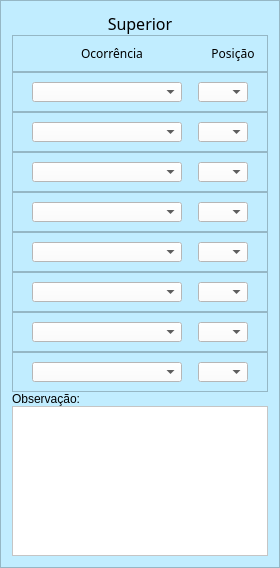
                           <widget class="QFrame" name="frame_42">
                            <property name="styleSheet">
                             <string notr="true">QFrame{
background-color: rgb(193, 237, 255);
}

QComboBox{
background-color: rgb(255, 255, 255);
}

</string>
                            </property>
                            <property name="frameShape">
                             <enum>QFrame::StyledPanel</enum>
                            </property>
                            <property name="frameShadow">
                             <enum>QFrame::Raised</enum>
                            </property>
                            <layout class="QVBoxLayout" name="verticalLayout_13">
                             <property name="spacing">
                              <number>0</number>
                             </property>
                             <item>
                              <widget class="QLabel" name="label_34">
                               <property name="maximumSize">
                                <size>
                                 <width>16777215</width>
                                 <height>30</height>
                                </size>
                               </property>
                               <property name="font">
                                <font>
                                 <family>Lucida Calligraphy</family>
                                </font>
                               </property>
                               <property name="text">
                                <string>&lt;html&gt;&lt;head/&gt;&lt;body&gt;&lt;p align=&quot;center&quot;&gt;&lt;span style=&quot; font-size:12pt;&quot;&gt;Superior&lt;/span&gt;&lt;/p&gt;&lt;/body&gt;&lt;/html&gt;</string>
                               </property>
                              </widget>
                             </item>
                             <item>
                              <widget class="QFrame" name="frame_61">
                               <property name="maximumSize">
                                <size>
                                 <width>16777215</width>
                                 <height>40</height>
                                </size>
                               </property>
                               <property name="frameShape">
                                <enum>QFrame::StyledPanel</enum>
                               </property>
                               <property name="frameShadow">
                                <enum>QFrame::Raised</enum>
                               </property>
                               <layout class="QHBoxLayout" name="horizontalLayout_80">
                                <item>
                                 <widget class="QLabel" name="label_35">
                                  <property name="maximumSize">
                                   <size>
                                    <width>16777215</width>
                                    <height>30</height>
                                   </size>
                                  </property>
                                  <property name="font">
                                   <font>
                                    <family>Lucida Calligraphy</family>
                                   </font>
                                  </property>
                                  <property name="text">
                                   <string>&lt;html&gt;&lt;head/&gt;&lt;body&gt;&lt;p align=&quot;center&quot;&gt;Ocorrência&lt;/p&gt;&lt;/body&gt;&lt;/html&gt;</string>
                                  </property>
                                 </widget>
                                </item>
                                <item>
                                 <widget class="QLabel" name="label_36">
                                  <property name="maximumSize">
                                   <size>
                                    <width>50</width>
                                    <height>30</height>
                                   </size>
                                  </property>
                                  <property name="font">
                                   <font>
                                    <family>Lucida Calligraphy</family>
                                   </font>
                                  </property>
                                  <property name="text">
                                   <string>&lt;html&gt;&lt;head/&gt;&lt;body&gt;&lt;p align=&quot;center&quot;&gt;Posição&lt;/p&gt;&lt;/body&gt;&lt;/html&gt;</string>
                                  </property>
                                 </widget>
                                </item>
                               </layout>
                              </widget>
                             </item>
                             <item>
                              <widget class="QFrame" name="frame_62">
                               <property name="maximumSize">
                                <size>
                                 <width>16777215</width>
                                 <height>40</height>
                                </size>
                               </property>
                               <property name="frameShape">
                                <enum>QFrame::StyledPanel</enum>
                               </property>
                               <property name="frameShadow">
                                <enum>QFrame::Raised</enum>
                               </property>
                               <layout class="QHBoxLayout" name="horizontalLayout_81">
                                <item>
                                 <widget class="QComboBox" name="comboBox_71">
                                  <property name="maximumSize">
                                   <size>
                                    <width>150</width>
                                    <height>30</height>
                                   </size>
                                  </property>
                                 </widget>
                                </item>
                                <item>
                                 <widget class="QComboBox" name="comboBox_72">
                                  <property name="maximumSize">
                                   <size>
                                    <width>50</width>
                                    <height>30</height>
                                   </size>
                                  </property>
                                 </widget>
                                </item>
                               </layout>
                              </widget>
                             </item>
                             <item>
                              <widget class="QFrame" name="frame_63">
                               <property name="maximumSize">
                                <size>
                                 <width>16777215</width>
                                 <height>40</height>
                                </size>
                               </property>
                               <property name="frameShape">
                                <enum>QFrame::StyledPanel</enum>
                               </property>
                               <property name="frameShadow">
                                <enum>QFrame::Raised</enum>
                               </property>
                               <layout class="QHBoxLayout" name="horizontalLayout_82">
                                <item>
                                 <widget class="QComboBox" name="comboBox_73">
                                  <property name="maximumSize">
                                   <size>
                                    <width>150</width>
                                    <height>30</height>
                                   </size>
                                  </property>
                                 </widget>
                                </item>
                                <item>
                                 <widget class="QComboBox" name="comboBox_74">
                                  <property name="maximumSize">
                                   <size>
                                    <width>50</width>
                                    <height>30</height>
                                   </size>
                                  </property>
                                 </widget>
                                </item>
                               </layout>
                              </widget>
                             </item>
                             <item>
                              <widget class="QFrame" name="frame_64">
                               <property name="maximumSize">
                                <size>
                                 <width>16777215</width>
                                 <height>40</height>
                                </size>
                               </property>
                               <property name="frameShape">
                                <enum>QFrame::StyledPanel</enum>
                               </property>
                               <property name="frameShadow">
                                <enum>QFrame::Raised</enum>
                               </property>
                               <layout class="QHBoxLayout" name="horizontalLayout_83">
                                <item>
                                 <widget class="QComboBox" name="comboBox_75">
                                  <property name="maximumSize">
                                   <size>
                                    <width>150</width>
                                    <height>30</height>
                                   </size>
                                  </property>
                                 </widget>
                                </item>
                                <item>
                                 <widget class="QComboBox" name="comboBox_76">
                                  <property name="maximumSize">
                                   <size>
                                    <width>50</width>
                                    <height>30</height>
                                   </size>
                                  </property>
                                 </widget>
                                </item>
                               </layout>
                              </widget>
                             </item>
                             <item>
                              <widget class="QFrame" name="frame_65">
                               <property name="maximumSize">
                                <size>
                                 <width>16777215</width>
                                 <height>40</height>
                                </size>
                               </property>
                               <property name="frameShape">
                                <enum>QFrame::StyledPanel</enum>
                               </property>
                               <property name="frameShadow">
                                <enum>QFrame::Raised</enum>
                               </property>
                               <layout class="QHBoxLayout" name="horizontalLayout_84">
                                <item>
                                 <widget class="QComboBox" name="comboBox_77">
                                  <property name="maximumSize">
                                   <size>
                                    <width>150</width>
                                    <height>30</height>
                                   </size>
                                  </property>
                                 </widget>
                                </item>
                                <item>
                                 <widget class="QComboBox" name="comboBox_78">
                                  <property name="maximumSize">
                                   <size>
                                    <width>50</width>
                                    <height>30</height>
                                   </size>
                                  </property>
                                 </widget>
                                </item>
                               </layout>
                              </widget>
                             </item>
                             <item>
                              <widget class="QFrame" name="frame_66">
                               <property name="maximumSize">
                                <size>
                                 <width>16777215</width>
                                 <height>40</height>
                                </size>
                               </property>
                               <property name="frameShape">
                                <enum>QFrame::StyledPanel</enum>
                               </property>
                               <property name="frameShadow">
                                <enum>QFrame::Raised</enum>
                               </property>
                               <layout class="QHBoxLayout" name="horizontalLayout_85">
                                <item>
                                 <widget class="QComboBox" name="comboBox_79">
                                  <property name="maximumSize">
                                   <size>
                                    <width>150</width>
                                    <height>30</height>
                                   </size>
                                  </property>
                                 </widget>
                                </item>
                                <item>
                                 <widget class="QComboBox" name="comboBox_80">
                                  <property name="maximumSize">
                                   <size>
                                    <width>50</width>
                                    <height>30</height>
                                   </size>
                                  </property>
                                 </widget>
                                </item>
                               </layout>
                              </widget>
                             </item>
                             <item>
                              <widget class="QFrame" name="frame_67">
                               <property name="maximumSize">
                                <size>
                                 <width>16777215</width>
                                 <height>40</height>
                                </size>
                               </property>
                               <property name="frameShape">
                                <enum>QFrame::StyledPanel</enum>
                               </property>
                               <property name="frameShadow">
                                <enum>QFrame::Raised</enum>
                               </property>
                               <layout class="QHBoxLayout" name="horizontalLayout_86">
                                <item>
                                 <widget class="QComboBox" name="comboBox_81">
                                  <property name="maximumSize">
                                   <size>
                                    <width>150</width>
                                    <height>30</height>
                                   </size>
                                  </property>
                                 </widget>
                                </item>
                                <item>
                                 <widget class="QComboBox" name="comboBox_82">
                                  <property name="maximumSize">
                                   <size>
                                    <width>50</width>
                                    <height>30</height>
                                   </size>
                                  </property>
                                 </widget>
                                </item>
                               </layout>
                              </widget>
                             </item>
                             <item>
                              <widget class="QFrame" name="frame_68">
                               <property name="maximumSize">
                                <size>
                                 <width>16777215</width>
                                 <height>40</height>
                                </size>
                               </property>
                               <property name="frameShape">
                                <enum>QFrame::StyledPanel</enum>
                               </property>
                               <property name="frameShadow">
                                <enum>QFrame::Raised</enum>
                               </property>
                               <layout class="QHBoxLayout" name="horizontalLayout_87">
                                <item>
                                 <widget class="QComboBox" name="comboBox_83">
                                  <property name="maximumSize">
                                   <size>
                                    <width>150</width>
                                    <height>30</height>
                                   </size>
                                  </property>
                                 </widget>
                                </item>
                                <item>
                                 <widget class="QComboBox" name="comboBox_84">
                                  <property name="maximumSize">
                                   <size>
                                    <width>50</width>
                                    <height>30</height>
                                   </size>
                                  </property>
                                 </widget>
                                </item>
                               </layout>
                              </widget>
                             </item>
                             <item>
                              <widget class="QFrame" name="frame_69">
                               <property name="maximumSize">
                                <size>
                                 <width>16777215</width>
                                 <height>40</height>
                                </size>
                               </property>
                               <property name="frameShape">
                                <enum>QFrame::StyledPanel</enum>
                               </property>
                               <property name="frameShadow">
                                <enum>QFrame::Raised</enum>
                               </property>
                               <layout class="QHBoxLayout" name="horizontalLayout_88">
                                <item>
                                 <widget class="QComboBox" name="comboBox_85">
                                  <property name="maximumSize">
                                   <size>
                                    <width>150</width>
                                    <height>30</height>
                                   </size>
                                  </property>
                                 </widget>
                                </item>
                                <item>
                                 <widget class="QComboBox" name="comboBox_86">
                                  <property name="maximumSize">
                                   <size>
                                    <width>50</width>
                                    <height>30</height>
                                   </size>
                                  </property>
                                 </widget>
                                </item>
                               </layout>
                              </widget>
                             </item>
                             <item>
                              <widget class="QLabel" name="label_37">
                               <property name="maximumSize">
                                <size>
                                 <width>16777215</width>
                                 <height>30</height>
                                </size>
                               </property>
                               <property name="text">
                                <string>Observação:</string>
                               </property>
                              </widget>
                             </item>
                             <item>
                              <widget class="QTextEdit" name="textEdit_4">
                               <property name="maximumSize">
                                <size>
                                 <width>16777215</width>
                                 <height>150</height>
                                </size>
                               </property>
                               <property name="styleSheet">
                                <string notr="true">QTextEdit{
background-color: rgb(255, 255, 255);
}</string>
                               </property>
                              </widget>
                             </item>
                            </layout>
                           </widget>
